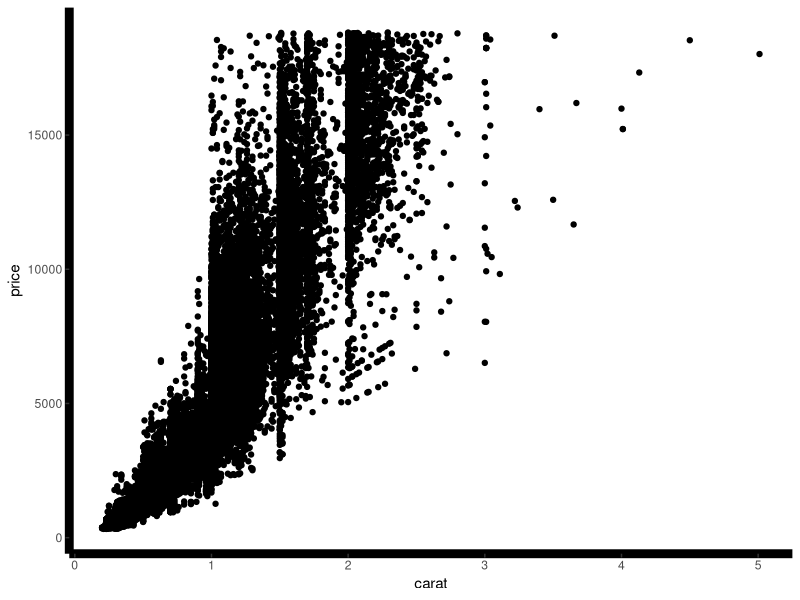
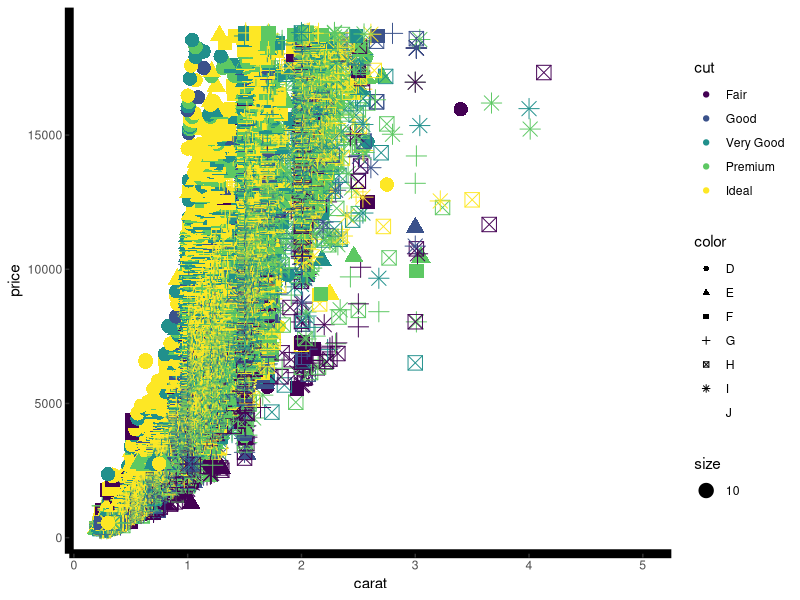
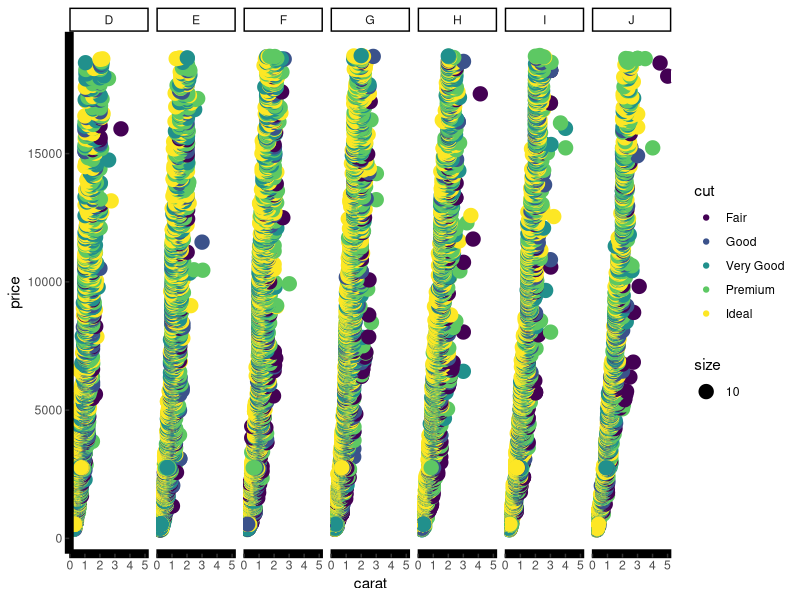
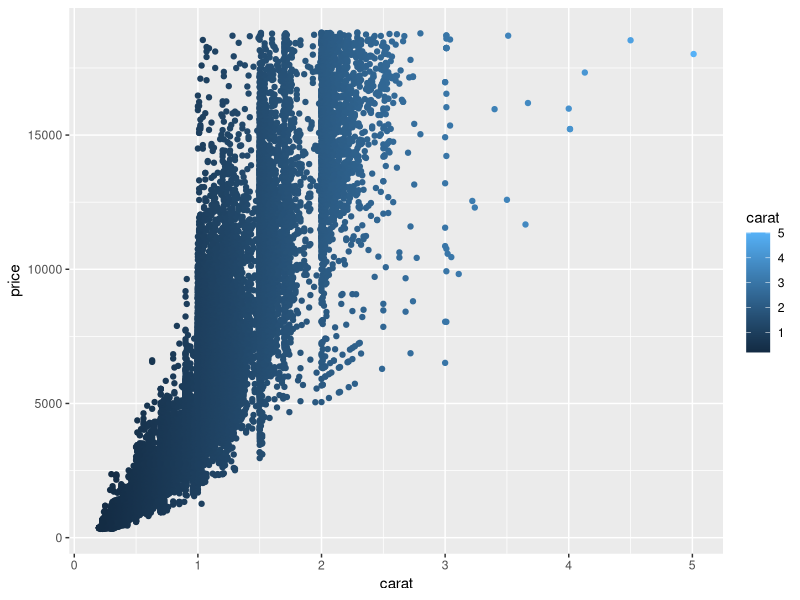
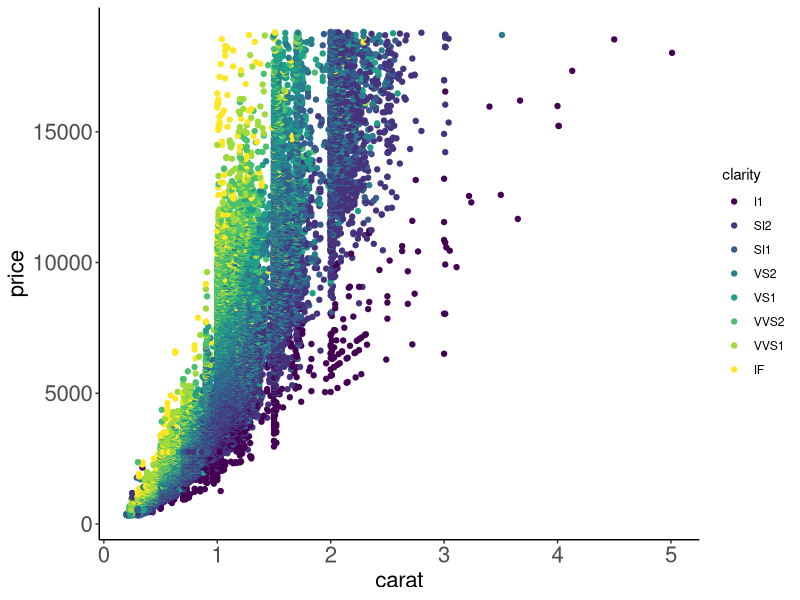
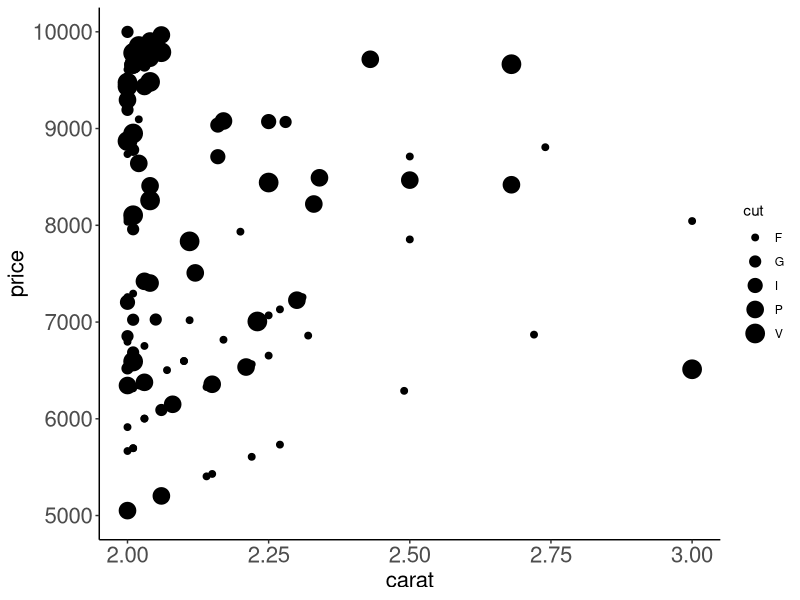
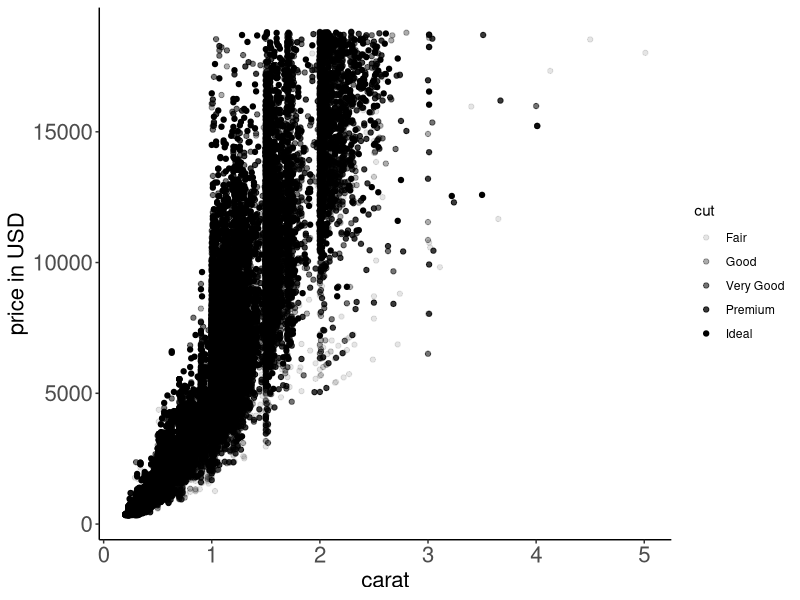

Generate these figures, in order, with R:
library(ggplot2)
?ggplot
diamonds <- diamonds

#Introductory images
ggplot() +
  geom_point(data = diamonds,
             aes(x = carat, price))+
  theme_classic()+
  theme(axis.line = element_line(colour = 'black', size = 3))

ggplot() +
  geom_point(data = diamonds,
             aes(x = carat,
                 price,
                 color = cut,
                 shape = color,
                 size = 10))+
  theme_classic()+
  theme(axis.line = element_line(colour = 'black', size = 3))

ggplot() +
  geom_point(data = diamonds,
             aes(x = carat,
                 price,
                 color = cut,
                 size = 10))+
  theme_classic()+
  theme(axis.line = element_line(colour = 'black', size = 3))+
  facet_grid(~color)



#Effectiveness of plots
ggplot() +
  geom_point(data = diamonds, aes(x = carat, price, color = carat))


ggplot() +
  geom_point(data = diamonds, aes(x = carat, price, color = clarity))+
  theme_classic()+
  theme(axis.text = element_text(size = 16),
        axis.title = element_text(size = 16))

#Clarity of plots

ggplot() +
  geom_point(data = diamonds, aes(x = carat, 
                                  price,
                                  size = substr(cut, 1, 1)))+
  theme_classic()+
  xlim(2,3)+
  ylim(5000, 10000)+
  guides(size=guide_legend(title="cut"))+
  theme(axis.text = element_text(size = 16),
        axis.title = element_text(size = 16))

ggplot() +
  geom_point(data = diamonds, aes(x = carat,
                                  price, 
                                  alpha = cut))+
  theme_classic()+
  ylab("price in USD")+
  theme(axis.text = element_text(size = 16),
        axis.title = element_text(size = 16))
